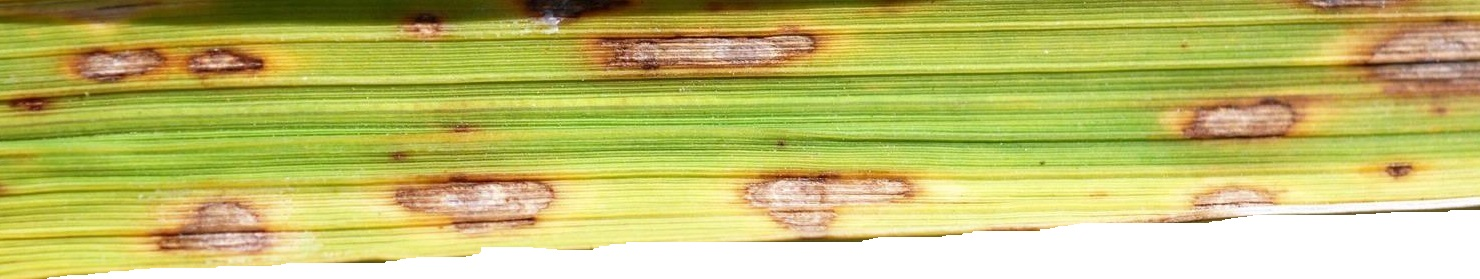
#> input picture 13_Project/33th Class Crop_Disease/data/Brown_spot/DSC_0105.jpg, 1480 x 279 px, found by its file name
$ jupyter execute --allow-errors CropDiseasePrediction.ipynb   (shell and % lines are left out)   (older library calls are emulated)
#> lines starting #> are read from the running program, lines starting #| are printed output that depends on the picture
[cell 1]
import numpy as np
import matplotlib.pyplot as plt
from skimage import io

[cell 2]
from google.colab import drive
drive.mount('/content/drive')

[cell 3]
from skimage import transform
import os
import pandas as pd
from sklearn.metrics import classification_report

[cell 4]
import os

[cell 5]
os.getcwd()

[cell 6]
os.chdir('./drive/MyDrive/CropDisease')

[cell 7]
os.listdir()

## Image Processing

[cell 8]
image = io.imread('data (1)/Brown_spot/DSC_0105.jpg')
#> image is the input picture: shape (279, 1480, 3); mean R, G, B 192.8, 189.2, 107
image.shape
#> Out = (279, 1480, 3)

[cell 9]
io.imshow(image)

[cell 10]
279* 1480 * 3

[cell 11]
resized = transform.resize(image, output_shape=(64,64))
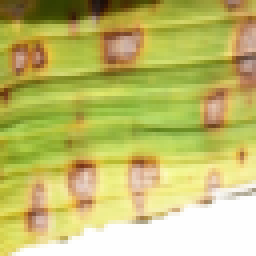
#> resized: shape (64, 64, 3) float64 (shown 4 times larger); mean R, G, B 0.756, 0.742, 0.419
io.imshow(resized)

[cell 12]
64*64*3

[cell 13]
class PreProcessor:
    def __init__(self)->None:
        pass

    def process_and_normalize(self, path: str):
#> called with path = 'data (1)/Brown_spot/DSC_0105.jpg'
        image = io.imread(path)
        resized_img = transform.resize(image, output_shape=(64,64))
        return resized_img.flatten()

[cell 14]
235/255.0

[cell 15]
preprocessor = PreProcessor()
preprocessor.process_and_normalize('data (1)/Brown_spot/DSC_0105.jpg').max()

[cell 16]
resized.ravel()
#> Out = 12288 values, max 1 at index 10326, min 0.0069 at index 41, mean 0.639

#> (a cell that did not finish here is left out)

[cell 18]
folders = ['Bacterial_leaf_blight', 'Brown_spot', 'Leaf_smut']
images = []
labels = []

[cell 19]
preprocessor = PreProcessor()

#> (the rest of this cell did not finish here and is left out)

[cell 20]
len(images)

#> (a cell that did not finish here is left out)

[cell 22]
len(labels)

[cell 23]
images_vector = np.array(images)
labels  = np.array(labels)

[cell 24]
images_vector.shape

[cell 25]
labels

[cell 26]
df = pd.DataFrame(images)
df['label'] = labels

[cell 27]
df

[cell 28]
df.info()

[cell 29]
df.to_csv('processed_data.csv')

## Split

[cell 30]
from sklearn.model_selection import train_test_split

#> (the rest of this cell did not finish here and is left out)

#> (a cell that did not finish here is left out)

#> (a cell that did not finish here is left out)

## MLP

[cell 33]
from sklearn.neural_network import MLPClassifier

[cell 34]
nn = MLPClassifier(
    hidden_layer_sizes=(32, 64, 128),
    max_iter=4000,
    alpha=0.001,
    random_state=33,
    verbose=1
)

#> (a cell that did not finish here is left out)

#> (a cell that did not finish here is left out)

#> (a cell that did not finish here is left out)

#> (a cell that did not finish here is left out)

#> (a cell that did not finish here is left out)

## Histogram Of Oriented Gradients

[cell 40]
from skimage import feature

[cell 41]
class Preprocess:
    def __init__(self, Path: str)->None:
        self.path= Path

    def process_and_normalize(self):
        image = io.imread(self.path)
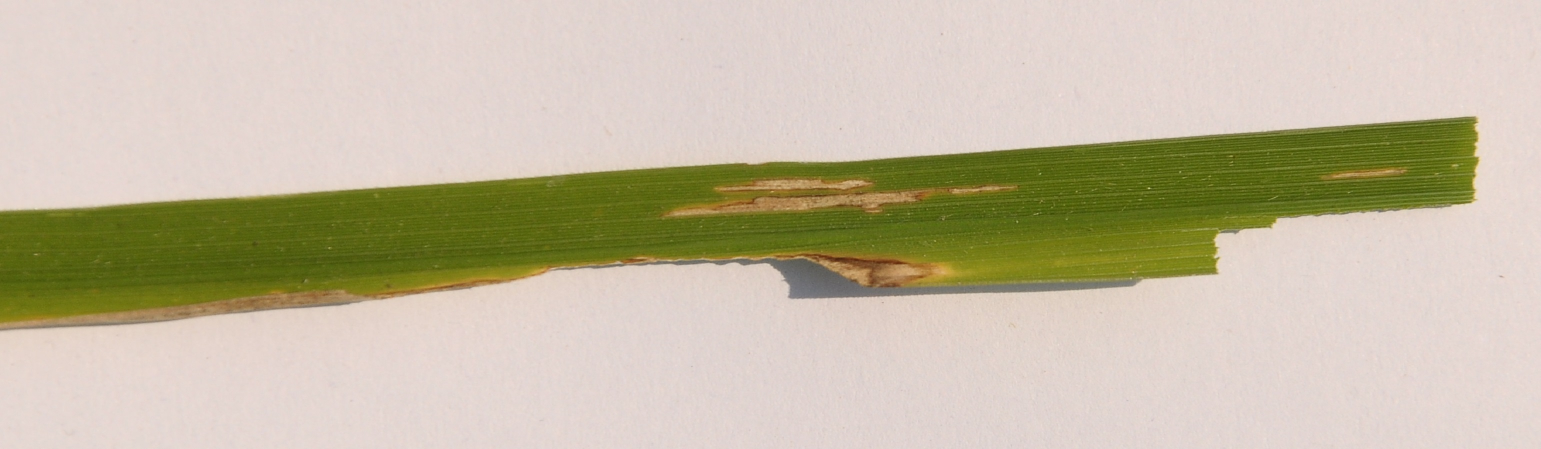
#> input picture 13_Project/33th Class Crop_Disease/data/Bacterial_leaf_blight/DSC_0365.JPG, 3081 x 897 px, found by its file name (shown at 1/2 size)
#> image is the input picture: shape (897, 3081, 3); mean R, G, B 196.8, 187.4, 163.8
        resized_img = transform.resize(image, output_shape=(64,64))
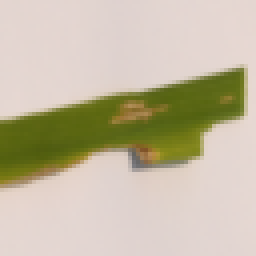
#> resized_img: shape (64, 64, 3) float64 (shown 4 times larger); mean R, G, B 0.772, 0.735, 0.642
        hog_vector = feature.hog(resized_img, orientations=9, feature_vector=True, multichannel=True)
#> hog_vector = 2916 values, max 0.669 at index 156, min 0 at index 77, mean 0.0491
        return hog_vector

[cell 42]
images_hog = []
labels_hog = []

[cell 43]
for disease in os.listdir('data'):
    folder = f'.\\data\\{disease}'
    for file in os.listdir(folder):
        from_path = folder+'\\'+file
        processor = Preprocess(from_path)
        vector = processor.process_and_normalize()
#> vector has the same summary as hog_vector in process_and_normalize
        images_hog.append(vector)
        labels_hog.append(folders.index(disease))

[cell 44]
df_hog = pd.DataFrame(images_hog)
df_hog['label'] = labels_hog

xtrain, xtest,  ytrain, ytest = train_test_split(
    df_hog.drop(columns=['label']), df_hog['label'], test_size=0.2, random_state=33
)

[cell 45]
xtrain.shape
#> Out = (3, 2916)
